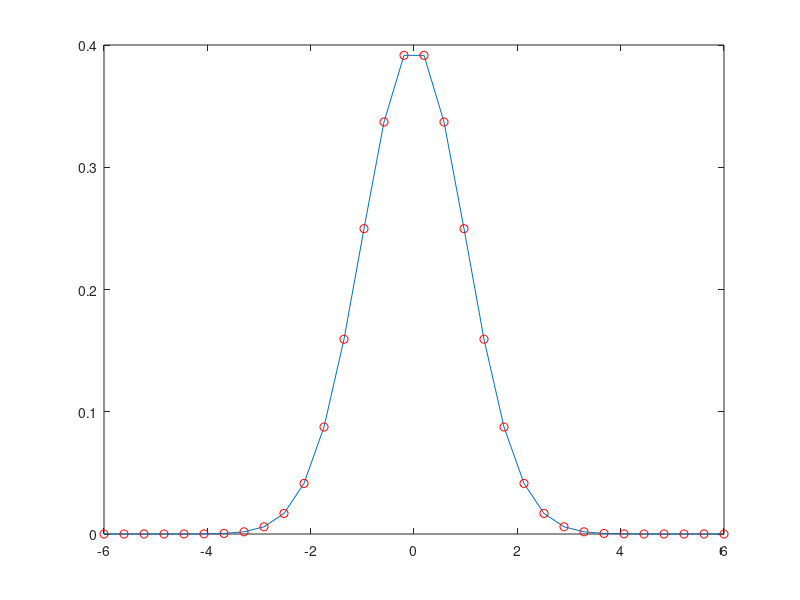

Write MATLAB code to recreate this figure.
% test 1D fft transformation 
N = 32;
x = linspace(-6,6,N);
f = exp(-x.*x/2)/sqrt(2*pi);
y = fft(fftshift(f));
ff = fftshift(ifft(y));
plot(x,f);
hold on;
plot(x,ff,'ro');